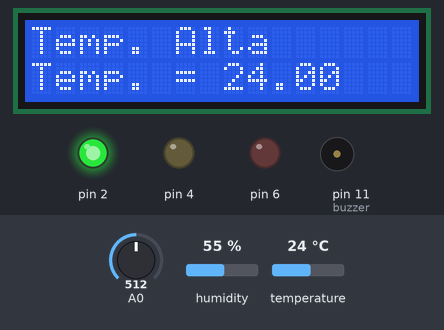
Bench run of a sketch on a simulated Arduino Uno, built with avr-gcc and run on an emulated ATmega328P. Shown: 16×2 character LCD, output pins drawn as LEDs (lit = HIGH), buzzer (waves = sounding, pin HIGH). The test bench sets the inputs (shaded band); at power-on: A0 = 512, humidity 55 %, temperature 24 °C. What the sketch prints to the serial monitor is not drawn.

Above: at 1.2 s.
1.3 s: A0 set to 264
13.7 s: A0 set to 233
At 18.7 s:
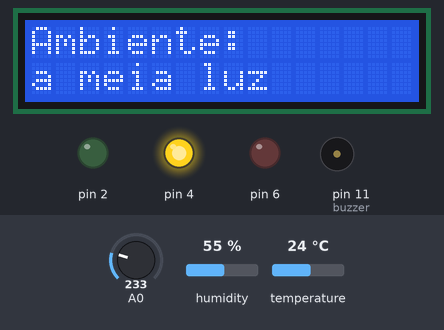
27.3 s: humidity set to 22 %
At 34.3 s:
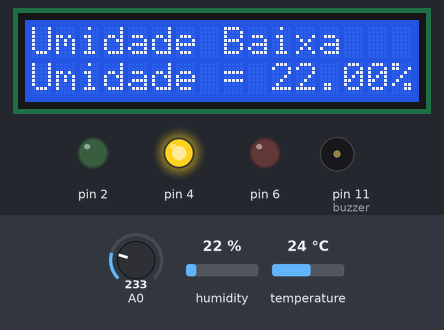
37.9 s: temperature set to 15.5 °C
At 40.8 s:
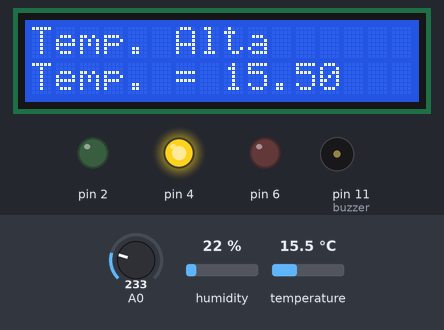
51.5 s: temperature set to 14.7 °C
At 58.7 s:
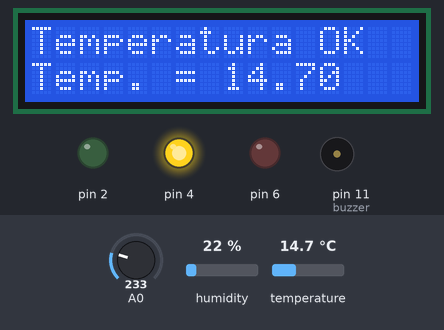
62.1 s: A0 set to 133
68.9 s: A0 set to 117
At 73.2 s:
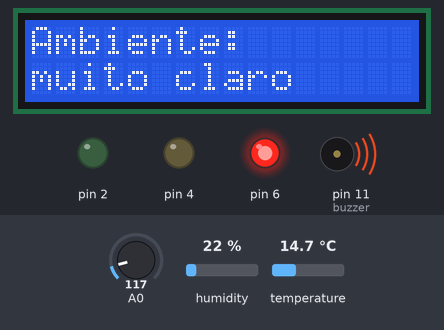
Timing chart, 0 to 74.7 s (numbered marks = the images above; inputs shaded):
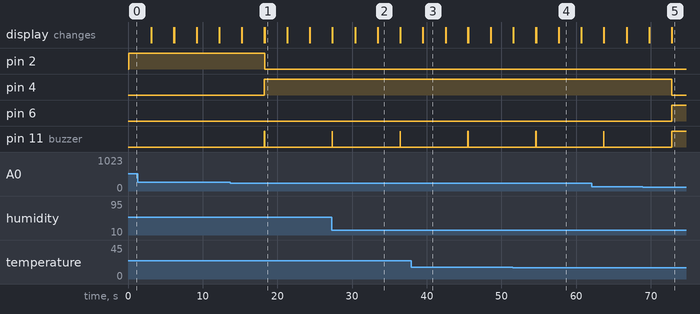

Measured:
- the behaviour switches between 250 and 249 on A0 (found by bisection; images 0 and 1)
- the behaviour switches between 15.1 and 15 °C on temperature (found by bisection; images 3 and 4)
- the behaviour switches between 126 and 125 on A0 (found by bisection; images 4 and 5)
- after the input at 13.7 s, pin 2: HIGH → LOW after 4.6 s; pin 4: LOW → HIGH after 4.6 s; pin 11 (buzzer): LOW → HIGH after 4.6 s, → LOW 0.02 s later; the display: first differs from a run without the input after 4.6 s (image 1)
- after the input at 27.3 s, the display: first differs from a run without the input after 6.1 s (image 2)
- after the input at 51.5 s, the display: first differs from a run without the input after 6.2 s (image 4)
- after the input at 68.9 s, pin 4: HIGH → LOW after 3.9 s; pin 6: LOW → HIGH after 3.9 s; pin 11 (buzzer): goes on until 72.8 s, then stays HIGH; the display: first differs from a run without the input after 3.9 s (image 5)

The sketch:

sketch.ino
```cpp
#include <Wire.h> // Biblioteca utilizada para fazer a comunicação com o I2C
#include <LiquidCrystal_I2C.h> // Biblioteca utilizada para fazer a comunicação com o display 20x4
#include <Adafruit_Sensor.h>
#include <DHT.h>
#include <DHT_U.h>

#define DHTTYPE DHT22
#define DHTPIN 8
DHT_Unified dht(DHTPIN,DHTTYPE);

#define col 16 // Serve para definir o numero de colunas do display utilizado
#define lin  2 // Serve para definir o numero de linhas do display utilizado
#define ende  0x27 // Serve para definir o endereço do display.
LiquidCrystal_I2C lcd(ende,col,lin); // Chamada da funcação LiquidCrystal para ser usada com o I2C

int valorLumi = 0;

void checaTemperatura(){
  lcd.clear();
  lcd.setCursor(0,0);
  sensors_event_t event;
  dht.temperature().getEvent(&event);
  if (isnan(event.temperature)) {
    lcd.print("Erro na leitura");
  } else {
    float temp = event.temperature;
    if (temp >= 10.0 && temp <= 15.0) {
      lcd.print("Temperatura OK");
      lcd.setCursor(0, 1);
      lcd.print("Temp. = " + String(temp));
    } else if (temp < 10.0) {
      lcd.print("Temp. Baixa");
      lcd.setCursor(0, 1);
      lcd.print("Temp. = " + String(temp));
    } else if (temp > 15.0) {
      lcd.print("Temp. Alta");
      lcd.setCursor(0, 1);
      lcd.print("Temp. = " + String(temp));
    }
  }
  delay(3000);
}
void checaUmidade(){
  lcd.clear();
  lcd.setCursor(0,0);
  sensors_event_t event;
  dht.humidity().getEvent(&event);
  if (isnan(event.relative_humidity)) {
    lcd.print("Erro na leitura");
  } else {
    float umidade = event.relative_humidity;
    if(umidade > 70){
      lcd.print("Umidade Alta");
      lcd.setCursor(0,1);
      lcd.print("Umidade = "+String(umidade)+"%");
    }else if(umidade < 50){
      lcd.print("Umidade Baixa");
      lcd.setCursor(0,1);
      lcd.print("Umidade = "+String(umidade)+"%");
    }else if(umidade <= 70 && umidade >=50){
      lcd.print("Umidade OK");
      lcd.setCursor(0,1);
      lcd.print("Umidade = "+String(umidade)+"%");
    }
  }
  delay(3000);
}


void setup()
{
  dht.begin();
  lcd.init(); // Serve para iniciar a comunicação com o display já conectado
  lcd.backlight(); // Serve para ligar a luz do display
  lcd.clear(); // Serve para limpar a tela do display
  lcd.setCursor(0,0);
  pinMode(2,OUTPUT);
  pinMode(4,OUTPUT);
  pinMode(6,OUTPUT);
  pinMode(A0,INPUT);
  pinMode(11,OUTPUT);
  Serial.begin(9600);
}

void loop()
{
  digitalWrite(11,HIGH);
  valorLumi = analogRead(A0);
  Serial.println(valorLumi);
  if(valorLumi >= 250){
    //valorLumi = analogRead(A0);
    digitalWrite(2,HIGH);
    digitalWrite(6,LOW);
    digitalWrite(4,LOW);
    digitalWrite(11,LOW);
    checaTemperatura();
    checaUmidade();
  }
  else if(valorLumi < 250 && valorLumi > 125){
    //valorLumi = analogRead(A0);
    digitalWrite(4,HIGH);
    lcd.clear();
    lcd.setCursor(0,0);
    lcd.print("Ambiente:");
    lcd.setCursor(0,1);
    lcd.print("a meia luz");
    digitalWrite(2,LOW);
    digitalWrite(6,LOW);
    digitalWrite(11,LOW);
    delay(3000);
    checaTemperatura();
    checaUmidade();
  }
  else if(valorLumi <= 125 ){
    //valorLumi = analogRead(A0);
    digitalWrite(6,HIGH);
    lcd.clear();
    lcd.setCursor(0,0);
    lcd.print("Ambiente:");
    lcd.setCursor(0,1);
    lcd.print("muito claro");
    digitalWrite(11,HIGH);
    digitalWrite(4,LOW);
    digitalWrite(2,LOW);
    delay(3000);
    checaTemperatura();
    checaUmidade();
  }
  lcd.clear();
}
```
